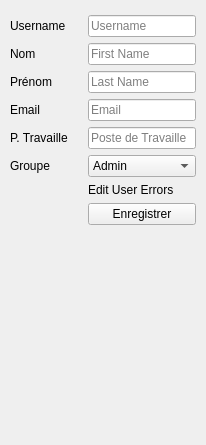
        <widget class="QWidget" name="EditUserPage">
         <layout class="QVBoxLayout" name="verticalLayout_9">
          <property name="leftMargin">
           <number>10</number>
          </property>
          <property name="topMargin">
           <number>15</number>
          </property>
          <property name="rightMargin">
           <number>10</number>
          </property>
          <item>
           <widget class="QFrame" name="frame_5">
            <property name="frameShape">
             <enum>QFrame::NoFrame</enum>
            </property>
            <property name="frameShadow">
             <enum>QFrame::Raised</enum>
            </property>
            <layout class="QFormLayout" name="formLayout_6">
             <property name="horizontalSpacing">
              <number>20</number>
             </property>
             <property name="leftMargin">
              <number>0</number>
             </property>
             <property name="topMargin">
              <number>0</number>
             </property>
             <property name="rightMargin">
              <number>0</number>
             </property>
             <property name="bottomMargin">
              <number>0</number>
             </property>
             <item row="0" column="0">
              <widget class="QLabel" name="label_30">
               <property name="text">
                <string>Username</string>
               </property>
              </widget>
             </item>
             <item row="0" column="1">
              <widget class="QLineEdit" name="lineEditEditUsername">
               <property name="placeholderText">
                <string>Username</string>
               </property>
              </widget>
             </item>
             <item row="1" column="0">
              <widget class="QLabel" name="nomUtilisateurLabel_2">
               <property name="text">
                <string>Nom</string>
               </property>
              </widget>
             </item>
             <item row="1" column="1">
              <widget class="QLineEdit" name="lineEditEditFName">
               <property name="placeholderText">
                <string>First Name</string>
               </property>
              </widget>
             </item>
             <item row="2" column="0">
              <widget class="QLabel" name="prNomUtilisateurLabel_2">
               <property name="text">
                <string>Prénom</string>
               </property>
              </widget>
             </item>
             <item row="2" column="1">
              <widget class="QLineEdit" name="lineEditEditLName">
               <property name="placeholderText">
                <string>Last Name</string>
               </property>
              </widget>
             </item>
             <item row="3" column="0">
              <widget class="QLabel" name="emailLabel_2">
               <property name="text">
                <string>Email</string>
               </property>
              </widget>
             </item>
             <item row="3" column="1">
              <widget class="QLineEdit" name="lineEditEditEmail">
               <property name="placeholderText">
                <string>Email</string>
               </property>
              </widget>
             </item>
             <item row="4" column="0">
              <widget class="QLabel" name="posteDeTravailleLabel_2">
               <property name="text">
                <string>P. Travaille</string>
               </property>
              </widget>
             </item>
             <item row="4" column="1">
              <widget class="QLineEdit" name="lineEditEditPTravaille">
               <property name="placeholderText">
                <string>Poste de Travaille</string>
               </property>
              </widget>
             </item>
             <item row="5" column="0">
              <widget class="QLabel" name="groupeLabel_2">
               <property name="text">
                <string>Groupe</string>
               </property>
              </widget>
             </item>
             <item row="5" column="1">
              <widget class="QComboBox" name="cbBoxEditGroup">
               <item>
                <property name="text">
                 <string>Admin</string>
                </property>
               </item>
               <item>
                <property name="text">
                 <string>Other</string>
                </property>
               </item>
              </widget>
             </item>
             <item row="7" column="1">
              <widget class="QPushButton" name="buttonSaveEditUser">
               <property name="text">
                <string>Enregistrer</string>
               </property>
               <property name="iconSize">
                <size>
                 <width>22</width>
                 <height>22</height>
                </size>
               </property>
              </widget>
             </item>
             <item row="6" column="1">
              <widget class="QLabel" name="labelEditUserErrors">
               <property name="styleSheet">
                <string notr="true">c</string>
               </property>
               <property name="frameShape">
                <enum>QFrame::NoFrame</enum>
               </property>
               <property name="text">
                <string>Edit User Errors</string>
               </property>
               <property name="wordWrap">
                <bool>true</bool>
               </property>
              </widget>
             </item>
             <item row="6" column="0">
              <widget class="QLabel" name="labelEditUserID">
               <property name="text">
                <string/>
               </property>
              </widget>
             </item>
            </layout>
           </widget>
          </item>
          <item>
           <spacer name="verticalSpacer_7">
            <property name="orientation">
             <enum>Qt::Vertical</enum>
            </property>
            <property name="sizeHint" stdset="0">
             <size>
              <width>20</width>
              <height>209</height>
             </size>
            </property>
           </spacer>
          </item>
         </layout>
        </widget>
